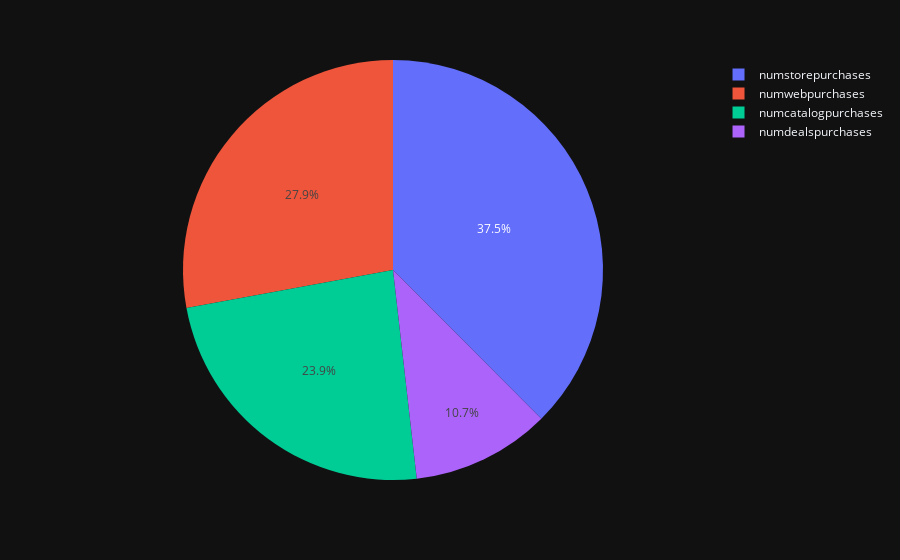

Source (notebook cell):
### Markdown cell above
4. Purchase Behavior & Channel Preferences
- Which purchasing channel (web, store, catalog) is the most popular among customers who accept marketing campaigns?

### Code cell
df_purchases = df.query('RespondedToPrevious >= 1')[['numdealspurchases', 'numwebpurchases','numcatalogpurchases', 'numstorepurchases']]\
    .sum()\
    .to_frame('total purchases')\
    .sort_values('total purchases', ascending=False)#.plot.barh()
px.pie(df_purchases, names=df_purchases.index.values, values='total purchases')

### Figure 1 — Plotly figure (JSON) as saved in the notebook; plotly's stock layout.template omitted (floating-point values rounded to 4 significant figures)
{"data": [{"domain": {"x": [0.0, 1.0], "y": [0.0, 1.0]}, "hovertemplate": "label=%{label}<br>total purchases=%{value}<extra></extra>", "labels": ["numstorepurchases", "numwebpurchases", "numcatalogpurchases", "numdealspurchases"], "legendgroup": "", "name": "", "showlegend": true, "values": [3242, 2411, 2066, 923], "type": "pie"}], "layout": {"legend": {"tracegroupgap": 0}, "margin": {"t": 60}}}
